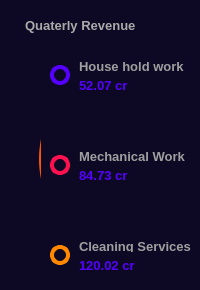
           <widget class="QFrame" name="spendingFrame">
            <property name="styleSheet">
             <string notr="true">QFrame {
	background-color: rgb(13, 9, 36);
	border: none;
	border-radius: 12px;
}
</string>
            </property>
            <property name="frameShape">
             <enum>QFrame::NoFrame</enum>
            </property>
            <property name="frameShadow">
             <enum>QFrame::Raised</enum>
            </property>
            <layout class="QVBoxLayout" name="verticalLayout_6">
             <property name="spacing">
              <number>0</number>
             </property>
             <property name="leftMargin">
              <number>0</number>
             </property>
             <property name="topMargin">
              <number>0</number>
             </property>
             <property name="rightMargin">
              <number>0</number>
             </property>
             <property name="bottomMargin">
              <number>0</number>
             </property>
             <item>
              <widget class="QFrame" name="monthly">
               <property name="minimumSize">
                <size>
                 <width>0</width>
                 <height>40</height>
                </size>
               </property>
               <property name="maximumSize">
                <size>
                 <width>16777215</width>
                 <height>30</height>
                </size>
               </property>
               <property name="styleSheet">
                <string notr="true">background-color: rgb(13, 9, 36);</string>
               </property>
               <property name="frameShape">
                <enum>QFrame::NoFrame</enum>
               </property>
               <property name="frameShadow">
                <enum>QFrame::Raised</enum>
               </property>
               <layout class="QHBoxLayout" name="horizontalLayout_9" stretch="0">
                <property name="spacing">
                 <number>0</number>
                </property>
                <property name="leftMargin">
                 <number>5</number>
                </property>
                <property name="topMargin">
                 <number>5</number>
                </property>
                <property name="rightMargin">
                 <number>5</number>
                </property>
                <property name="bottomMargin">
                 <number>3</number>
                </property>
                <item>
                 <widget class="QLabel" name="label_6">
                  <property name="minimumSize">
                   <size>
                    <width>150</width>
                    <height>0</height>
                   </size>
                  </property>
                  <property name="maximumSize">
                   <size>
                    <width>150</width>
                    <height>16777215</height>
                   </size>
                  </property>
                  <property name="font">
                   <font>
                    <pointsize>10</pointsize>
                    <weight>75</weight>
                    <bold>true</bold>
                   </font>
                  </property>
                  <property name="styleSheet">
                   <string notr="true">color: rgb(170, 170, 170);</string>
                  </property>
                  <property name="text">
                   <string>&lt;html&gt;&lt;head/&gt;&lt;body&gt;&lt;p&gt;Quaterly Revenue &lt;/p&gt;&lt;/body&gt;&lt;/html&gt;</string>
                  </property>
                 </widget>
                </item>
               </layout>
              </widget>
             </item>
             <item>
              <widget class="QFrame" name="frame_10">
               <property name="minimumSize">
                <size>
                 <width>0</width>
                 <height>250</height>
                </size>
               </property>
               <property name="maximumSize">
                <size>
                 <width>16777215</width>
                 <height>250</height>
                </size>
               </property>
               <property name="styleSheet">
                <string notr="true">background-color: rgb(13, 9, 36);</string>
               </property>
               <property name="frameShape">
                <enum>QFrame::NoFrame</enum>
               </property>
               <property name="frameShadow">
                <enum>QFrame::Raised</enum>
               </property>
               <layout class="QHBoxLayout" name="horizontalLayout_5">
                <property name="spacing">
                 <number>0</number>
                </property>
                <property name="leftMargin">
                 <number>0</number>
                </property>
                <property name="topMargin">
                 <number>0</number>
                </property>
                <property name="rightMargin">
                 <number>0</number>
                </property>
                <property name="bottomMargin">
                 <number>0</number>
                </property>
                <item>
                 <widget class="QFrame" name="frame_11">
                  <property name="styleSheet">
                   <string notr="true"/>
                  </property>
                  <property name="frameShape">
                   <enum>QFrame::NoFrame</enum>
                  </property>
                  <property name="frameShadow">
                   <enum>QFrame::Raised</enum>
                  </property>
                  <layout class="QHBoxLayout" name="horizontalLayout_17">
                   <item>
                    <widget class="QFrame" name="frame_16">
                     <property name="styleSheet">
                      <string notr="true"/>
                     </property>
                     <property name="frameShape">
                      <enum>QFrame::NoFrame</enum>
                     </property>
                     <property name="frameShadow">
                      <enum>QFrame::Raised</enum>
                     </property>
                     <widget class="QFrame" name="frame_33">
                      <property name="geometry">
                       <rect>
                        <x>30</x>
                        <y>10</y>
                        <width>200</width>
                        <height>200</height>
                       </rect>
                      </property>
                      <property name="minimumSize">
                       <size>
                        <width>200</width>
                        <height>200</height>
                       </size>
                      </property>
                      <property name="maximumSize">
                       <size>
                        <width>200</width>
                        <height>200</height>
                       </size>
                      </property>
                      <property name="styleSheet">
                       <string notr="true">background-color: qlineargradient(spread:pad, x1:0, y1:0, x2:1, y2:1, stop:0 rgba(85, 0, 255, 255), stop:0.0340909 rgba(255, 85, 0, 255), stop:0.295455 rgba(255, 85, 0, 255), stop:0.323864 rgba(255, 17, 80, 255), stop:0.625 rgba(255, 17, 80, 255), stop:0.670455 rgba(85, 0, 255, 255));
border: none;
border-radius: 100px;</string>
                      </property>
                      <property name="frameShape">
                       <enum>QFrame::StyledPanel</enum>
                      </property>
                      <property name="frameShadow">
                       <enum>QFrame::Raised</enum>
                      </property>
                      <layout class="QHBoxLayout" name="horizontalLayout_20">
                       <item>
                        <widget class="QFrame" name="frame_34">
                         <property name="minimumSize">
                          <size>
                           <width>180</width>
                           <height>180</height>
                          </size>
                         </property>
                         <property name="maximumSize">
                          <size>
                           <width>180</width>
                           <height>180</height>
                          </size>
                         </property>
                         <property name="styleSheet">
                          <string notr="true">background-color: rgb(13, 9, 36);
border-radius: 90px;</string>
                         </property>
                         <property name="frameShape">
                          <enum>QFrame::NoFrame</enum>
                         </property>
                         <property name="frameShadow">
                          <enum>QFrame::Raised</enum>
                         </property>
                         <layout class="QHBoxLayout" name="horizontalLayout_21">
                          <item>
                           <widget class="QFrame" name="frame_32">
                            <property name="minimumSize">
                             <size>
                              <width>0</width>
                              <height>80</height>
                             </size>
                            </property>
                            <property name="maximumSize">
                             <size>
                              <width>16777215</width>
                              <height>80</height>
                             </size>
                            </property>
                            <property name="styleSheet">
                             <string notr="true">border: none;</string>
                            </property>
                            <property name="frameShape">
                             <enum>QFrame::NoFrame</enum>
                            </property>
                            <property name="frameShadow">
                             <enum>QFrame::Raised</enum>
                            </property>
                            <layout class="QVBoxLayout" name="verticalLayout_15">
                             <property name="spacing">
                              <number>0</number>
                             </property>
                             <property name="leftMargin">
                              <number>0</number>
                             </property>
                             <property name="topMargin">
                              <number>0</number>
                             </property>
                             <property name="rightMargin">
                              <number>0</number>
                             </property>
                             <property name="bottomMargin">
                              <number>0</number>
                             </property>
                             <item alignment="Qt::AlignHCenter|Qt::AlignVCenter">
                              <widget class="QLabel" name="label_18">
                               <property name="font">
                                <font>
                                 <pointsize>10</pointsize>
                                 <weight>50</weight>
                                 <bold>false</bold>
                                </font>
                               </property>
                               <property name="styleSheet">
                                <string notr="true">color: rgb(138, 138, 138);</string>
                               </property>
                               <property name="text">
                                <string>Budget Report</string>
                               </property>
                              </widget>
                             </item>
                             <item alignment="Qt::AlignHCenter|Qt::AlignVCenter">
                              <widget class="QLabel" name="label_19">
                               <property name="font">
                                <font>
                                 <pointsize>13</pointsize>
                                 <weight>75</weight>
                                 <bold>true</bold>
                                </font>
                               </property>
                               <property name="styleSheet">
                                <string notr="true">color: rgb(170, 170, 170);</string>
                               </property>
                               <property name="text">
                                <string>&lt;html&gt;&lt;head/&gt;&lt;body&gt;&lt;p&gt;372.03 cr&lt;/p&gt;&lt;/body&gt;&lt;/html&gt;</string>
                               </property>
                              </widget>
                             </item>
                             <item alignment="Qt::AlignHCenter|Qt::AlignVCenter">
                              <widget class="QLabel" name="label_20">
                               <property name="font">
                                <font>
                                 <pointsize>10</pointsize>
                                 <weight>50</weight>
                                 <bold>false</bold>
                                </font>
                               </property>
                               <property name="styleSheet">
                                <string notr="true">color: rgb(138, 138, 138);</string>
                               </property>
                               <property name="text">
                                <string>&lt;html&gt;&lt;head/&gt;&lt;body&gt;&lt;p&gt;Sep 2023&lt;/p&gt;&lt;/body&gt;&lt;/html&gt;</string>
                               </property>
                              </widget>
                             </item>
                            </layout>
                           </widget>
                          </item>
                         </layout>
                        </widget>
                       </item>
                      </layout>
                     </widget>
                    </widget>
                   </item>
                  </layout>
                 </widget>
                </item>
                <item>
                 <widget class="QFrame" name="frame_13">
                  <property name="minimumSize">
                   <size>
                    <width>0</width>
                    <height>0</height>
                   </size>
                  </property>
                  <property name="maximumSize">
                   <size>
                    <width>150</width>
                    <height>16777215</height>
                   </size>
                  </property>
                  <property name="styleSheet">
                   <string notr="true">background-color: rgb(13, 9, 36);</string>
                  </property>
                  <property name="frameShape">
                   <enum>QFrame::NoFrame</enum>
                  </property>
                  <property name="frameShadow">
                   <enum>QFrame::Raised</enum>
                  </property>
                  <layout class="QVBoxLayout" name="verticalLayout_9">
                   <property name="spacing">
                    <number>20</number>
                   </property>
                   <property name="leftMargin">
                    <number>0</number>
                   </property>
                   <property name="topMargin">
                    <number>0</number>
                   </property>
                   <property name="rightMargin">
                    <number>0</number>
                   </property>
                   <property name="bottomMargin">
                    <number>0</number>
                   </property>
                   <item>
                    <widget class="QFrame" name="frame_4">
                     <property name="styleSheet">
                      <string notr="true">background-color: rgb(13, 9, 36);</string>
                     </property>
                     <property name="frameShape">
                      <enum>QFrame::NoFrame</enum>
                     </property>
                     <property name="frameShadow">
                      <enum>QFrame::Raised</enum>
                     </property>
                     <layout class="QHBoxLayout" name="horizontalLayout_10">
                      <property name="spacing">
                       <number>0</number>
                      </property>
                      <property name="leftMargin">
                       <number>0</number>
                      </property>
                      <property name="topMargin">
                       <number>0</number>
                      </property>
                      <property name="rightMargin">
                       <number>0</number>
                      </property>
                      <property name="bottomMargin">
                       <number>0</number>
                      </property>
                      <item>
                       <widget class="QFrame" name="frame_20">
                        <property name="minimumSize">
                         <size>
                          <width>20</width>
                          <height>20</height>
                         </size>
                        </property>
                        <property name="maximumSize">
                         <size>
                          <width>20</width>
                          <height>20</height>
                         </size>
                        </property>
                        <property name="styleSheet">
                         <string notr="true">QFrame {
	border: 4px solid  rgb(85, 0, 255);
	background-color: rgb(13, 9, 36);
	border-radius: 10;
}</string>
                        </property>
                        <property name="frameShape">
                         <enum>QFrame::NoFrame</enum>
                        </property>
                        <property name="frameShadow">
                         <enum>QFrame::Raised</enum>
                        </property>
                       </widget>
                      </item>
                      <item>
                       <widget class="QFrame" name="frame_21">
                        <property name="minimumSize">
                         <size>
                          <width>0</width>
                          <height>50</height>
                         </size>
                        </property>
                        <property name="maximumSize">
                         <size>
                          <width>16777215</width>
                          <height>50</height>
                         </size>
                        </property>
                        <property name="styleSheet">
                         <string notr="true"/>
                        </property>
                        <property name="frameShape">
                         <enum>QFrame::StyledPanel</enum>
                        </property>
                        <property name="frameShadow">
                         <enum>QFrame::Raised</enum>
                        </property>
                        <layout class="QVBoxLayout" name="verticalLayout_10">
                         <item alignment="Qt::AlignVCenter">
                          <widget class="QLabel" name="label_7">
                           <property name="font">
                            <font>
                             <pointsize>10</pointsize>
                             <weight>75</weight>
                             <bold>true</bold>
                            </font>
                           </property>
                           <property name="styleSheet">
                            <string notr="true">color: rgb(159, 159, 159);</string>
                           </property>
                           <property name="text">
                            <string>&lt;html&gt;&lt;head/&gt;&lt;body&gt;&lt;p&gt;House hold work&lt;/p&gt;&lt;/body&gt;&lt;/html&gt;</string>
                           </property>
                          </widget>
                         </item>
                         <item alignment="Qt::AlignVCenter">
                          <widget class="QLabel" name="label_8">
                           <property name="font">
                            <font>
                             <pointsize>10</pointsize>
                             <weight>75</weight>
                             <bold>true</bold>
                            </font>
                           </property>
                           <property name="styleSheet">
                            <string notr="true">color: rgb(85, 0, 255);</string>
                           </property>
                           <property name="text">
                            <string>&lt;html&gt;&lt;head/&gt;&lt;body&gt;&lt;p&gt;52.07 cr &lt;/p&gt;&lt;/body&gt;&lt;/html&gt;</string>
                           </property>
                          </widget>
                         </item>
                        </layout>
                       </widget>
                      </item>
                     </layout>
                    </widget>
                   </item>
                   <item>
                    <widget class="QFrame" name="frame_8">
                     <property name="styleSheet">
                      <string notr="true">background-color: rgb(13, 9, 36);</string>
                     </property>
                     <property name="frameShape">
                      <enum>QFrame::StyledPanel</enum>
                     </property>
                     <property name="frameShadow">
                      <enum>QFrame::Raised</enum>
                     </property>
                     <layout class="QHBoxLayout" name="horizontalLayout_11">
                      <property name="spacing">
                       <number>0</number>
                      </property>
                      <property name="leftMargin">
                       <number>0</number>
                      </property>
                      <property name="topMargin">
                       <number>0</number>
                      </property>
                      <property name="rightMargin">
                       <number>0</number>
                      </property>
                      <property name="bottomMargin">
                       <number>0</number>
                      </property>
                      <item>
                       <widget class="QFrame" name="frame_22">
                        <property name="minimumSize">
                         <size>
                          <width>20</width>
                          <height>20</height>
                         </size>
                        </property>
                        <property name="maximumSize">
                         <size>
                          <width>20</width>
                          <height>20</height>
                         </size>
                        </property>
                        <property name="styleSheet">
                         <string notr="true">QFrame {
	border: 4px solid rgb(255, 17, 80);
	background-color: rgb(13, 9, 36);
	border-radius: 10;
}</string>
                        </property>
                        <property name="frameShape">
                         <enum>QFrame::NoFrame</enum>
                        </property>
                        <property name="frameShadow">
                         <enum>QFrame::Raised</enum>
                        </property>
                       </widget>
                      </item>
                      <item>
                       <widget class="QFrame" name="frame_23">
                        <property name="minimumSize">
                         <size>
                          <width>0</width>
                          <height>50</height>
                         </size>
                        </property>
                        <property name="maximumSize">
                         <size>
                          <width>16777215</width>
                          <height>50</height>
                         </size>
                        </property>
                        <property name="styleSheet">
                         <string notr="true"/>
                        </property>
                        <property name="frameShape">
                         <enum>QFrame::StyledPanel</enum>
                        </property>
                        <property name="frameShadow">
                         <enum>QFrame::Raised</enum>
                        </property>
                        <layout class="QVBoxLayout" name="verticalLayout_11">
                         <item alignment="Qt::AlignVCenter">
                          <widget class="QLabel" name="label_9">
                           <property name="font">
                            <font>
                             <pointsize>10</pointsize>
                             <weight>75</weight>
                             <bold>true</bold>
                            </font>
                           </property>
                           <property name="styleSheet">
                            <string notr="true">color: rgb(159, 159, 159);</string>
                           </property>
                           <property name="text">
                            <string>&lt;html&gt;&lt;head/&gt;&lt;body&gt;&lt;p&gt;Mechanical Work&lt;/p&gt;&lt;/body&gt;&lt;/html&gt;</string>
                           </property>
                          </widget>
                         </item>
                         <item alignment="Qt::AlignVCenter">
                          <widget class="QLabel" name="label_10">
                           <property name="font">
                            <font>
                             <pointsize>10</pointsize>
                             <weight>75</weight>
                             <bold>true</bold>
                            </font>
                           </property>
                           <property name="styleSheet">
                            <string notr="true">color: rgb(85, 0, 255);</string>
                           </property>
                           <property name="text">
                            <string>&lt;html&gt;&lt;head/&gt;&lt;body&gt;&lt;p&gt;84.73 cr&lt;/p&gt;&lt;/body&gt;&lt;/html&gt;</string>
                           </property>
                          </widget>
                         </item>
                        </layout>
                       </widget>
                      </item>
                     </layout>
                    </widget>
                   </item>
                   <item>
                    <widget class="QFrame" name="frame_12">
                     <property name="styleSheet">
                      <string notr="true">background-color: rgb(13, 9, 36);</string>
                     </property>
                     <property name="frameShape">
                      <enum>QFrame::StyledPanel</enum>
                     </property>
                     <property name="frameShadow">
                      <enum>QFrame::Raised</enum>
                     </property>
                     <layout class="QHBoxLayout" name="horizontalLayout_12">
                      <property name="spacing">
                       <number>0</number>
                      </property>
                      <property name="leftMargin">
                       <number>0</number>
                      </property>
                      <property name="topMargin">
                       <number>0</number>
                      </property>
                      <property name="rightMargin">
                       <number>0</number>
                      </property>
                      <property name="bottomMargin">
                       <number>0</number>
                      </property>
                      <item>
                       <widget class="QFrame" name="frame_24">
                        <property name="minimumSize">
                         <size>
                          <width>20</width>
                          <height>20</height>
                         </size>
                        </property>
                        <property name="maximumSize">
                         <size>
                          <width>20</width>
                          <height>20</height>
                         </size>
                        </property>
                        <property name="styleSheet">
                         <string notr="true">QFrame {
	border: 4px solid rgb(255, 136, 0);
	background-color: rgb(13, 9, 36);
	border-radius: 10;
}</string>
                        </property>
                        <property name="frameShape">
                         <enum>QFrame::NoFrame</enum>
                        </property>
                        <property name="frameShadow">
                         <enum>QFrame::Raised</enum>
                        </property>
                       </widget>
                      </item>
                      <item>
                       <widget class="QFrame" name="frame_25">
                        <property name="minimumSize">
                         <size>
                          <width>0</width>
                          <height>50</height>
                         </size>
                        </property>
                        <property name="maximumSize">
                         <size>
                          <width>16777215</width>
                          <height>50</height>
                         </size>
                        </property>
                        <property name="styleSheet">
                         <string notr="true"/>
                        </property>
                        <property name="frameShape">
                         <enum>QFrame::StyledPanel</enum>
                        </property>
                        <property name="frameShadow">
                         <enum>QFrame::Raised</enum>
                        </property>
                        <layout class="QVBoxLayout" name="verticalLayout_12">
                         <item alignment="Qt::AlignVCenter">
                          <widget class="QLabel" name="label_11">
                           <property name="font">
                            <font>
                             <pointsize>10</pointsize>
                             <weight>75</weight>
                             <bold>true</bold>
                            </font>
                           </property>
                           <property name="styleSheet">
                            <string notr="true">color: rgb(159, 159, 159);</string>
                           </property>
                           <property name="text">
                            <string>&lt;html&gt;&lt;head/&gt;&lt;body&gt;&lt;p&gt;Cleaning Services&lt;/p&gt;&lt;/body&gt;&lt;/html&gt;</string>
                           </property>
                          </widget>
                         </item>
                         <item alignment="Qt::AlignVCenter">
                          <widget class="QLabel" name="label_12">
                           <property name="font">
                            <font>
                             <pointsize>10</pointsize>
                             <weight>75</weight>
                             <bold>true</bold>
                            </font>
                           </property>
                           <property name="styleSheet">
                            <string notr="true">color: rgb(85, 0, 255);</string>
                           </property>
                           <property name="text">
                            <string>&lt;html&gt;&lt;head/&gt;&lt;body&gt;&lt;p&gt;120.02 cr&lt;/p&gt;&lt;/body&gt;&lt;/html&gt;</string>
                           </property>
                          </widget>
                         </item>
                        </layout>
                       </widget>
                      </item>
                     </layout>
                    </widget>
                   </item>
                  </layout>
                 </widget>
                </item>
               </layout>
              </widget>
             </item>
            </layout>
           </widget>
